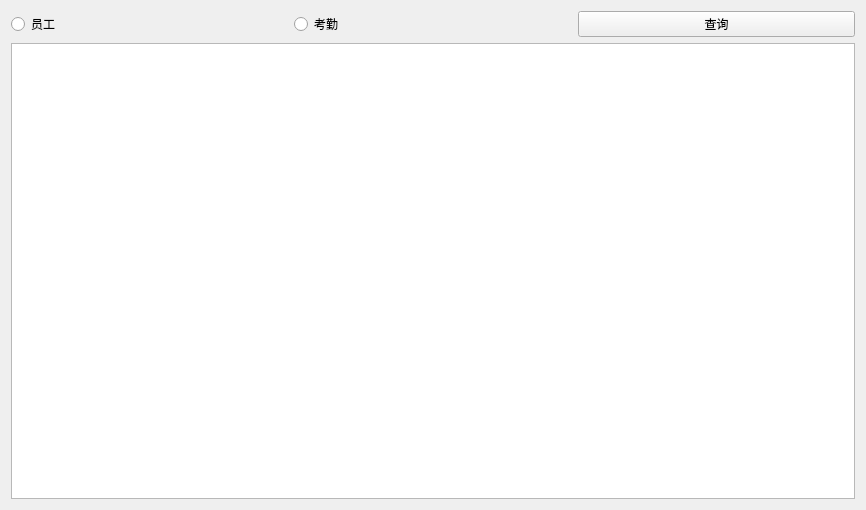
<?xml version="1.0" encoding="UTF-8"?>
<ui version="4.0">
 <class>selectwin</class>
 <widget class="QWidget" name="selectwin">
  <property name="geometry">
   <rect>
    <x>0</x>
    <y>0</y>
    <width>866</width>
    <height>510</height>
   </rect>
  </property>
  <property name="windowTitle">
   <string>Form</string>
  </property>
  <layout class="QVBoxLayout" name="verticalLayout">
   <item>
    <layout class="QHBoxLayout" name="horizontalLayout">
     <item>
      <widget class="QRadioButton" name="empRb">
       <property name="text">
        <string>员工</string>
       </property>
      </widget>
     </item>
     <item>
      <widget class="QRadioButton" name="attRb">
       <property name="text">
        <string>考勤</string>
       </property>
      </widget>
     </item>
     <item>
      <widget class="QPushButton" name="selectBt">
       <property name="text">
        <string>查询</string>
       </property>
      </widget>
     </item>
    </layout>
   </item>
   <item>
    <widget class="QTableView" name="tableView"/>
   </item>
  </layout>
 </widget>
 <resources/>
 <connections/>
</ui>
